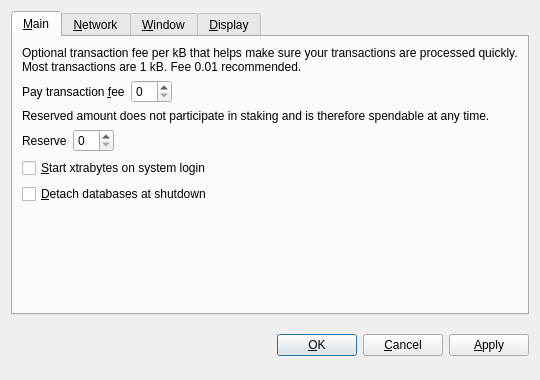
<?xml version="1.0" encoding="UTF-8"?>
<ui version="4.0">
 <class>OptionsDialog</class>
 <widget class="QDialog" name="OptionsDialog">
  <property name="geometry">
   <rect>
    <x>0</x>
    <y>0</y>
    <width>540</width>
    <height>380</height>
   </rect>
  </property>
  <property name="windowTitle">
   <string>Options</string>
  </property>
  <property name="modal">
   <bool>true</bool>
  </property>
  <layout class="QVBoxLayout" name="verticalLayout">
   <item>
    <widget class="QTabWidget" name="tabWidget">
     <property name="tabPosition">
      <enum>QTabWidget::North</enum>
     </property>
     <property name="currentIndex">
      <number>0</number>
     </property>
     <widget class="QWidget" name="tabMain">
      <attribute name="title">
       <string>&amp;Main</string>
      </attribute>
      <layout class="QVBoxLayout" name="verticalLayout_Main">
       <item>
        <widget class="QLabel" name="transactionFeeInfoLabel">
         <property name="text">
          <string>Optional transaction fee per kB that helps make sure your transactions are processed quickly. Most transactions are 1 kB. Fee 0.01 recommended.</string>
         </property>
         <property name="textFormat">
          <enum>Qt::PlainText</enum>
         </property>
         <property name="wordWrap">
          <bool>true</bool>
         </property>
        </widget>
       </item>
       <item>
        <layout class="QHBoxLayout" name="horizontalLayoutFee">
         <item>
          <widget class="QLabel" name="transactionFeeLabel">
           <property name="text">
            <string>Pay transaction &amp;fee</string>
           </property>
           <property name="textFormat">
            <enum>Qt::PlainText</enum>
           </property>
           <property name="buddy">
            <cstring>transactionFee</cstring>
           </property>
          </widget>
         </item>
         <item>
          <widget class="XtraBYtesAmountField" name="transactionFee"/>
         </item>
         <item>
          <spacer name="horizontalSpacerFee">
           <property name="orientation">
            <enum>Qt::Horizontal</enum>
           </property>
           <property name="sizeHint" stdset="0">
            <size>
             <width>40</width>
             <height>20</height>
            </size>
           </property>
          </spacer>
         </item>
        </layout>
       </item>
       <item>
        <widget class="QLabel" name="reserveBalanceInfoLabel">
         <property name="text">
          <string>Reserved amount does not participate in staking and is therefore spendable at any time.</string>
         </property>
         <property name="textFormat">
          <enum>Qt::PlainText</enum>
         </property>
         <property name="wordWrap">
          <bool>true</bool>
         </property>
        </widget>
       </item>
       <item>
        <layout class="QHBoxLayout" name="horizontalLayoutReserveBalance">
         <item>
          <widget class="QLabel" name="reserveBalanceLabel">
           <property name="text">
            <string>Reserve</string>
           </property>
           <property name="textFormat">
            <enum>Qt::PlainText</enum>
           </property>
           <property name="buddy">
            <cstring>reserveBalance</cstring>
           </property>
          </widget>
         </item>
         <item>
          <widget class="XtraBYtesAmountField" name="reserveBalance"/>
         </item>
         <item>
          <spacer name="horizontalSpacerReserveBalance">
           <property name="orientation">
            <enum>Qt::Horizontal</enum>
           </property>
           <property name="sizeHint" stdset="0">
            <size>
             <width>40</width>
             <height>20</height>
            </size>
           </property>
          </spacer>
         </item>
        </layout>
       </item>
       <item>
        <widget class="QCheckBox" name="xtrabytesAtStartup">
         <property name="toolTip">
          <string>Automatically start xtrabytes after logging in to the system.</string>
         </property>
         <property name="text">
          <string>&amp;Start xtrabytes on system login</string>
         </property>
        </widget>
       </item>
       <item>
        <widget class="QCheckBox" name="detachDatabases">
         <property name="toolTip">
          <string>Detach block and address databases at shutdown. This means they can be moved to another data directory, but it slows down shutdown. The wallet is always detached.</string>
         </property>
         <property name="text">
          <string>&amp;Detach databases at shutdown</string>
         </property>
        </widget>
       </item>
       <item>
        <spacer name="verticalSpacer_Main">
         <property name="orientation">
          <enum>Qt::Vertical</enum>
         </property>
         <property name="sizeHint" stdset="0">
          <size>
           <width>20</width>
           <height>40</height>
          </size>
         </property>
        </spacer>
       </item>
      </layout>
     </widget>
     <widget class="QWidget" name="tabNetwork">
      <attribute name="title">
       <string>&amp;Network</string>
      </attribute>
      <layout class="QVBoxLayout" name="verticalLayout_Network">
       <item>
        <widget class="QCheckBox" name="mapPortUpnp">
         <property name="toolTip">
          <string>Automatically open the xtrabytes client port on the router. This only works when your router supports UPnP and it is enabled.</string>
         </property>
         <property name="text">
          <string>Map port using &amp;UPnP</string>
         </property>
        </widget>
       </item>
       <item>
        <widget class="QCheckBox" name="connectSocks">
         <property name="toolTip">
          <string>Connect to the xtrabytes network through a SOCKS proxy (e.g. when connecting through Tor).</string>
         </property>
         <property name="text">
          <string>&amp;Connect through SOCKS proxy:</string>
         </property>
        </widget>
       </item>
       <item>
        <layout class="QHBoxLayout" name="horizontalLayout_Network">
         <item>
          <widget class="QLabel" name="proxyIpLabel">
           <property name="text">
            <string>Proxy &amp;IP:</string>
           </property>
           <property name="textFormat">
            <enum>Qt::PlainText</enum>
           </property>
           <property name="buddy">
            <cstring>proxyIp</cstring>
           </property>
          </widget>
         </item>
         <item>
          <widget class="QValidatedLineEdit" name="proxyIp">
           <property name="maximumSize">
            <size>
             <width>140</width>
             <height>16777215</height>
            </size>
           </property>
           <property name="toolTip">
            <string>IP address of the proxy (e.g. 127.0.0.1)</string>
           </property>
          </widget>
         </item>
         <item>
          <widget class="QLabel" name="proxyPortLabel">
           <property name="text">
            <string>&amp;Port:</string>
           </property>
           <property name="textFormat">
            <enum>Qt::PlainText</enum>
           </property>
           <property name="buddy">
            <cstring>proxyPort</cstring>
           </property>
          </widget>
         </item>
         <item>
          <widget class="QLineEdit" name="proxyPort">
           <property name="maximumSize">
            <size>
             <width>55</width>
             <height>16777215</height>
            </size>
           </property>
           <property name="toolTip">
            <string>Port of the proxy (e.g. 9050)</string>
           </property>
          </widget>
         </item>
         <item>
          <widget class="QLabel" name="socksVersionLabel">
           <property name="text">
            <string>SOCKS &amp;Version:</string>
           </property>
           <property name="textFormat">
            <enum>Qt::PlainText</enum>
           </property>
           <property name="buddy">
            <cstring>socksVersion</cstring>
           </property>
          </widget>
         </item>
         <item>
          <widget class="QValueComboBox" name="socksVersion">
           <property name="toolTip">
            <string>SOCKS version of the proxy (e.g. 5)</string>
           </property>
          </widget>
         </item>
         <item>
          <spacer name="horizontalSpacer_Network">
           <property name="orientation">
            <enum>Qt::Horizontal</enum>
           </property>
           <property name="sizeHint" stdset="0">
            <size>
             <width>40</width>
             <height>20</height>
            </size>
           </property>
          </spacer>
         </item>
        </layout>
       </item>
       <item>
        <spacer name="verticalSpacer_Network">
         <property name="orientation">
          <enum>Qt::Vertical</enum>
         </property>
         <property name="sizeHint" stdset="0">
          <size>
           <width>20</width>
           <height>40</height>
          </size>
         </property>
        </spacer>
       </item>
      </layout>
     </widget>
     <widget class="QWidget" name="tabWindow">
      <attribute name="title">
       <string>&amp;Window</string>
      </attribute>
      <layout class="QVBoxLayout" name="verticalLayout_Window">
       <item>
        <widget class="QCheckBox" name="minimizeToTray">
         <property name="toolTip">
          <string>Show only a tray icon after minimizing the window.</string>
         </property>
         <property name="text">
          <string>&amp;Minimize to the tray instead of the taskbar</string>
         </property>
        </widget>
       </item>
       <item>
        <widget class="QCheckBox" name="minimizeOnClose">
         <property name="toolTip">
          <string>Minimize instead of exit the application when the window is closed. When this option is enabled, the application will be closed only after selecting Quit in the menu.</string>
         </property>
         <property name="text">
          <string>M&amp;inimize on close</string>
         </property>
        </widget>
       </item>
       <item>
        <spacer name="verticalSpacer_Window">
         <property name="orientation">
          <enum>Qt::Vertical</enum>
         </property>
         <property name="sizeHint" stdset="0">
          <size>
           <width>20</width>
           <height>40</height>
          </size>
         </property>
        </spacer>
       </item>
      </layout>
     </widget>
     <widget class="QWidget" name="tabDisplay">
      <attribute name="title">
       <string>&amp;Display</string>
      </attribute>
      <layout class="QVBoxLayout" name="verticalLayout_Display">
       <item>
        <layout class="QHBoxLayout" name="horizontalLayout_1_Display">
         <item>
          <widget class="QLabel" name="langLabel">
           <property name="text">
            <string>User Interface &amp;language:</string>
           </property>
           <property name="textFormat">
            <enum>Qt::PlainText</enum>
           </property>
           <property name="buddy">
            <cstring>lang</cstring>
           </property>
          </widget>
         </item>
         <item>
          <widget class="QValueComboBox" name="lang">
           <property name="toolTip">
            <string>The user interface language can be set here. This setting will take effect after restarting xtrabytes.</string>
           </property>
          </widget>
         </item>
        </layout>
       </item>
       <item>
        <layout class="QHBoxLayout" name="horizontalLayout_2_Display">
         <item>
          <widget class="QLabel" name="unitLabel">
           <property name="text">
            <string>&amp;Unit to show amounts in:</string>
           </property>
           <property name="textFormat">
            <enum>Qt::PlainText</enum>
           </property>
           <property name="buddy">
            <cstring>unit</cstring>
           </property>
          </widget>
         </item>
         <item>
          <widget class="QValueComboBox" name="unit">
           <property name="toolTip">
            <string>Choose the default subdivision unit to show in the interface and when sending coins.</string>
           </property>
          </widget>
         </item>
        </layout>
       </item>
       <item>
        <widget class="QCheckBox" name="displayAddresses">
         <property name="toolTip">
          <string>Whether to show xtrabytes addresses in the transaction list or not.</string>
         </property>
         <property name="text">
          <string>&amp;Display addresses in transaction list</string>
         </property>
        </widget>
       </item>
       <item>
        <widget class="QCheckBox" name="coinControlFeatures">
         <property name="toolTip">
          <string>Whether to show coin control features or not.</string>
         </property>
         <property name="text">
          <string>Display coin &amp;control features (experts only!)</string>
         </property>
        </widget>
       </item>
       <item>
        <spacer name="verticalSpacer_Display">
         <property name="orientation">
          <enum>Qt::Vertical</enum>
         </property>
         <property name="sizeHint" stdset="0">
          <size>
           <width>20</width>
           <height>40</height>
          </size>
         </property>
        </spacer>
       </item>
      </layout>
     </widget>
    </widget>
   </item>
   <item>
    <layout class="QHBoxLayout" name="horizontalLayout_Buttons">
     <item>
      <spacer name="horizontalSpacer_1">
       <property name="orientation">
        <enum>Qt::Horizontal</enum>
       </property>
       <property name="sizeHint" stdset="0">
        <size>
         <width>40</width>
         <height>48</height>
        </size>
       </property>
      </spacer>
     </item>
     <item>
      <widget class="QLabel" name="statusLabel">
       <property name="font">
        <font>
         <weight>75</weight>
         <bold>true</bold>
        </font>
       </property>
       <property name="text">
        <string/>
       </property>
       <property name="textFormat">
        <enum>Qt::PlainText</enum>
       </property>
       <property name="wordWrap">
        <bool>true</bool>
       </property>
      </widget>
     </item>
     <item>
      <spacer name="horizontalSpacer_2">
       <property name="orientation">
        <enum>Qt::Horizontal</enum>
       </property>
       <property name="sizeHint" stdset="0">
        <size>
         <width>40</width>
         <height>48</height>
        </size>
       </property>
      </spacer>
     </item>
     <item>
      <widget class="QPushButton" name="okButton">
       <property name="text">
        <string>&amp;OK</string>
       </property>
      </widget>
     </item>
     <item>
      <widget class="QPushButton" name="cancelButton">
       <property name="text">
        <string>&amp;Cancel</string>
       </property>
       <property name="autoDefault">
        <bool>false</bool>
       </property>
      </widget>
     </item>
     <item>
      <widget class="QPushButton" name="applyButton">
       <property name="text">
        <string>&amp;Apply</string>
       </property>
       <property name="autoDefault">
        <bool>false</bool>
       </property>
      </widget>
     </item>
    </layout>
   </item>
  </layout>
 </widget>
 <customwidgets>
  <customwidget>
   <class>XtraBYtesAmountField</class>
   <extends>QSpinBox</extends>
   <header>xtrabytesamountfield.h</header>
  </customwidget>
  <customwidget>
   <class>QValueComboBox</class>
   <extends>QComboBox</extends>
   <header>qvaluecombobox.h</header>
  </customwidget>
  <customwidget>
   <class>QValidatedLineEdit</class>
   <extends>QLineEdit</extends>
   <header>qvalidatedlineedit.h</header>
  </customwidget>
 </customwidgets>
 <resources/>
 <connections/>
</ui>
